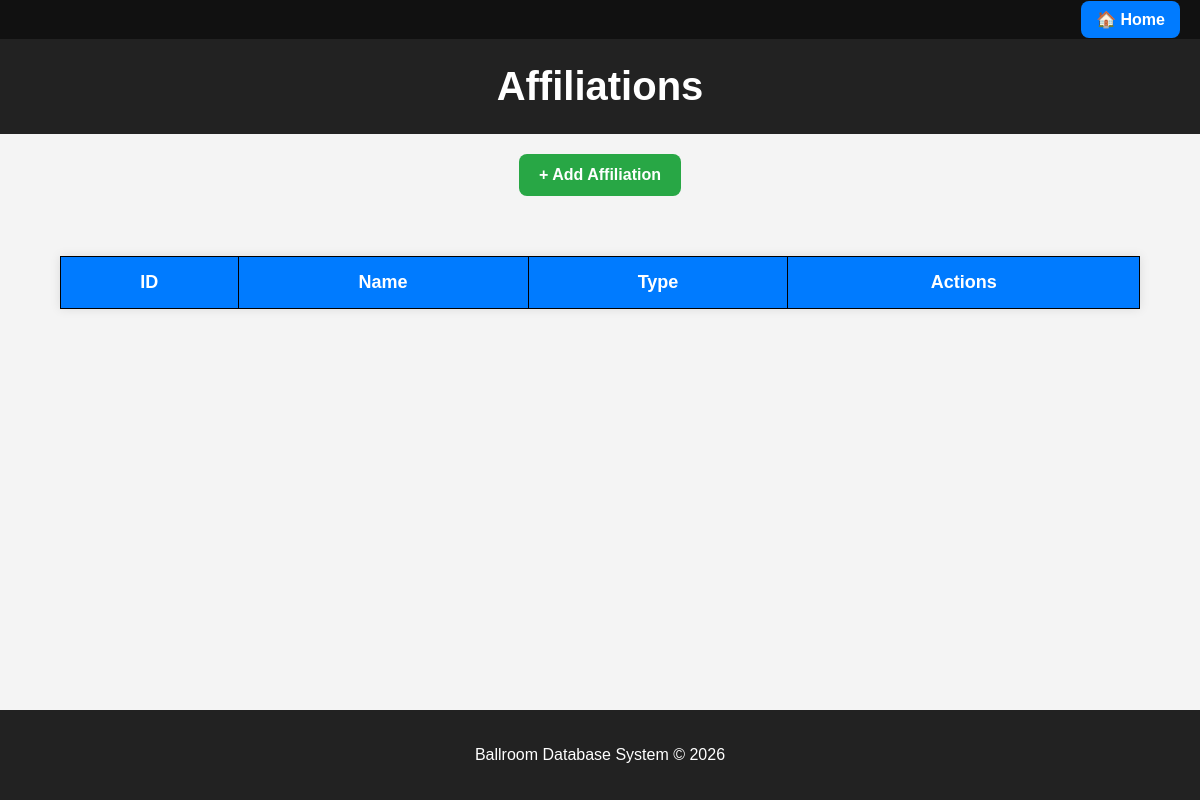
/Affiliations/read.php, run on an earlier commit of the app's database.
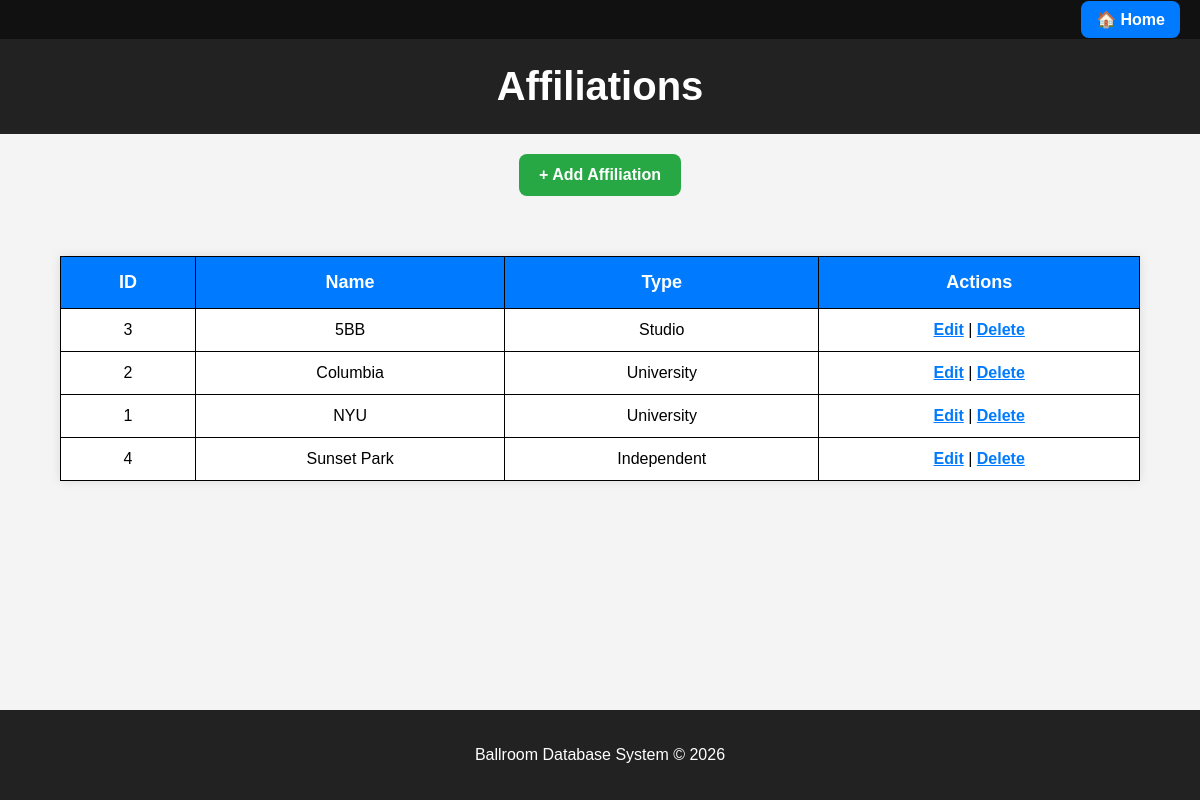
And on a later commit of the database.
### tables this page shows
CREATE TABLE Affiliations (
    affiliation_id INT AUTO_INCREMENT PRIMARY KEY,
    affiliation_name VARCHAR(100) NOT NULL,
    affiliation_type VARCHAR(100) NOT NULL,
	UNIQUE (affiliation_name, affiliation_type),
    CHECK (affiliation_type IN ('University', 'Studio', 'Independent'))
);

### Affiliations/read.php (the view, shortened to what this page needs)
<?php include("../includes/header.php"); ?>
<?php require_once('../dbconn.php'); ?>
<h1>Affiliations</h1>
<div style="text-align:center;">
    <a href="create.php" class="button-link">+ Add Affiliation</a>
</div>
<table>
<tr>
    <th>ID</th>
    <th>Name</th>
    <th>Type</th>
    <th>Actions</th>
</tr>
<?php
$sql = "SELECT * FROM Affiliations";
$result = $conn->query($sql);
while($row = $result->fetch_assoc()) {
    echo "<tr>
        <td>{$row['affiliation_id']}</td>
        <td>{$row['affiliation_name']}</td>
        <td>{$row['affiliation_type']}</td>
        <td>
            <a href='update.php?id={$row['affiliation_id']}'>Edit</a> |
            <a href='delete.php?id={$row['affiliation_id']}' onclick='return confirm(\"Delete?\")'>Delete</a>
        </td>
    </tr>";
}
?>
</table>
<?php
include("../includes/footer.php");
?>

What changed in the data, as far as the page shows it:
added affiliations: affiliation_id "3", affiliation_name "5BB", affiliation_type "Studio"
added affiliations: affiliation_id "2", affiliation_name "Columbia", affiliation_type "University"
added affiliations: affiliation_id "1", affiliation_name "NYU", affiliation_type "University"
added affiliations: affiliation_id "4", affiliation_name "Sunset Park", affiliation_type "Independent"
